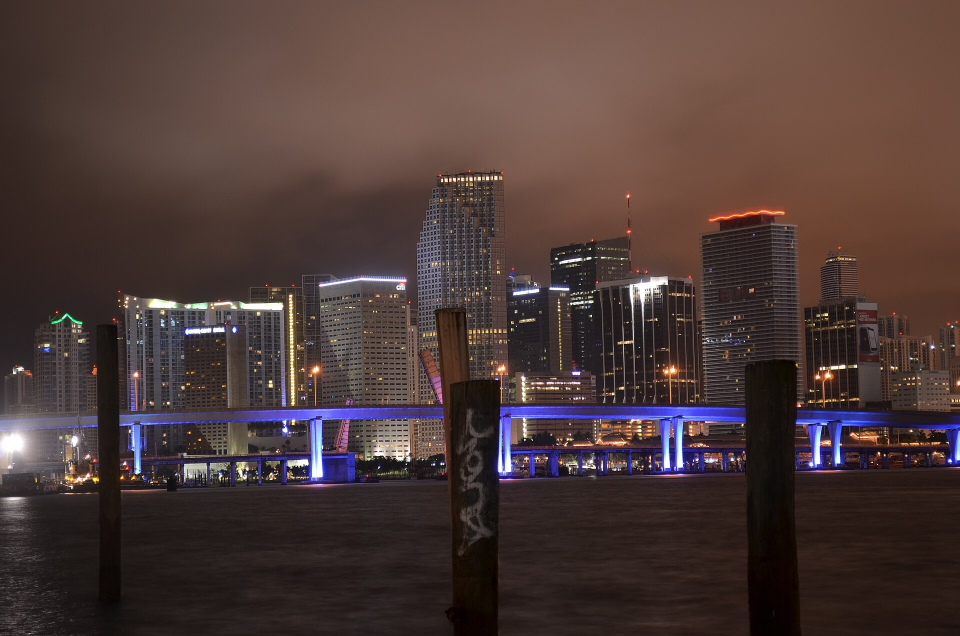
#> input picture projects/ao-003-gta6/assets/photos/miami_night.jpg, 1920 x 1272 px, given in place of miami_night.jpg.jpg, which was not available (shown at 1/2 size)
$ python -i reel.py   (imports and definitions only)
#> lines starting #> are read from the running program, lines starting #| are printed output that depends on the picture
"""Reel GTA VI (Archivo Oscuro) — montaje vertical 1080x1920 con zooms, cortes rápidos, textos y subtítulos.

  python3 reel.py                 # vídeo completo -> build/reel_silent.mp4
  python3 reel.py --stills 1,9,30 # fotogramas sueltos -> build/stills/
  python3 reel.py --from 0 --to 8 # previsualizar un tramo
"""
import argparse, json, math, os, subprocess, sys
import cv2, numpy as np
from PIL import Image, ImageDraw, ImageFont, ImageFilter

HERE = os.path.dirname(os.path.abspath(__file__))
ROOT = os.path.dirname(os.path.dirname(HERE))
W, H, FPS = 1080, 1920, 30
DUR = 57.16
FONT = os.path.join(ROOT, 'assets/fonts/Anton-Regular.ttf')
FONT2 = os.path.join(ROOT, 'assets/fonts/BebasNeue-Regular.ttf')
FONT3 = os.path.join(ROOT, 'assets/fonts/SpecialElite-Regular.ttf')
PINK, ORANGE, CYAN, YELLOW = (255, 62, 165), (255, 159, 28), (64, 224, 255), (255, 214, 10)
Image.MAX_IMAGE_PIXELS = None

# ---------------------------------------------------------------- imágenes
REF = {  # recortes de la imagen 1 (collage oficial, 1600x900)
    'heli': (25, 25, 312, 388), 'boat': (806, 25, 1252, 357), 'gunman': (1265, 25, 1577, 468),
    'girl': (25, 400, 312, 875), 'car': (323, 540, 615, 875), 'gator': (680, 690, 950, 875),
    'rapper': (1012, 365, 1252, 875), 'bike': (1265, 480, 1577, 875), 'logo': (500, 270, 1040, 710),
}
_cache = {}


def src(name):
#> called with name = 'assets/photos/miami_night.jpg'
    if name in _cache: return _cache[name]
    if name in REF:
        im = Image.open(f'{HERE}/assets/ref/1.webp').convert('RGB').crop(REF[name])
    else:
        paths = {'couple': 'assets/ref/3.webp', 'gta5': 'assets/ref/5.webp', 'collage': 'assets/ref/1.webp',
                 'kid2013': 'assets/ai/kid2013.png', 'adult2026': 'assets/ai/adult2026.png', 'crib': 'assets/ai/crib.png',
                 'windows': 'assets/ai/windows.png'}
        p = paths.get(name) or f'assets/photos/{name}.jpg'
        im = Image.open(os.path.join(HERE, p)).convert('RGB')
#> im is the input picture: PIL image 1920x1272 RGB; mean R, G, B 77.2, 58.9, 56.1
        if name == 'kid2013':  # quitar el marco blanco de la foto
            w, h = im.size; im = im.crop((int(w * .035), int(h * .025), int(w * .965), int(h * .975)))
    # mejora: si es pequeña, escalar con Lanczos + enfoque para que aguante el zoom
    s = max(1.0, 1500 / im.width)
#> s = 1
    if s > 1.0:
        im = im.resize((int(im.width * s), int(im.height * s)), Image.LANCZOS)
        im = im.filter(ImageFilter.UnsharpMask(radius=2, percent=70, threshold=2))
    a = cv2.cvtColor(np.asarray(im), cv2.COLOR_RGB2BGR)
    _cache[name] = a
    return a


def has(name):
    return name in REF or name in ('couple', 'gta5', 'collage', 'kid2013', 'adult2026', 'crib', 'windows') or os.path.exists(f'{HERE}/assets/photos/{name}.jpg')


def ease(x): x = min(1, max(0, x)); return x * x * (3 - 2 * x)
def eout(x): x = min(1, max(0, x)); return 1 - (1 - x) ** 3
def back(x): x = min(1, max(0, x)); c = 1.7; return 1 + (c + 1) * (x - 1) ** 3 + c * (x - 1) ** 2


def cover(img, zoom, fx, fy, out=(W, H)):
    """encuadre que cubre `out` con zoom y centro normalizado (fx,fy)."""
#> called with zoom = 1, fx = 0.5, fy = 0.5, out = (270, 480)
    ow, oh = out; h, w = img.shape[:2]
#> after `ow, oh = out`: ow = 270; oh = 480
#> after `h, w = img.shape[:2]`: h = 1272; w = 1920
    s = max(ow / w, oh / h) * zoom
#> s = 0.377
    cx = np.clip(fx * w, ow / s / 2, w - ow / s / 2); cy = np.clip(fy * h, oh / s / 2, h - oh / s / 2)
#> after `cx = np.clip(fx * w, ow / s / 2, w - ow / s / 2)`: cx = 960
#> after `cy = np.clip(fy * h, oh / s / 2, h - oh / s / 2)`: cy = 636
    M = np.float32([[s, 0, ow / 2 - s * cx], [0, s, oh / 2 - s * cy]])
#> M = [[0.377, 0, -227.3], [0, 0.377, -2.84e-14]]
    return cv2.warpAffine(img, M, (ow, oh), flags=cv2.INTER_CUBIC if s > 1 else cv2.INTER_AREA, borderMode=cv2.BORDER_REFLECT)
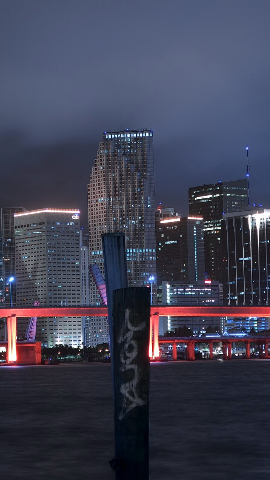
#> returned value: shape (480, 270, 3); mean of channels 0, 1, 2 63.7, 65.2, 83.6; drawn as R, G, B


_blur = {}


def blurred_bg(name):
    if name not in _blur:
        b = cover(src(name), 1.0, .5, .5, (W // 4, H // 4))
        b = cv2.GaussianBlur(b, (0, 0), 9)
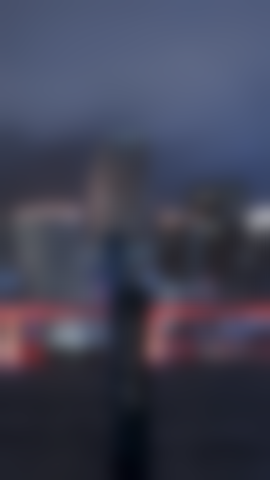
#> b: shape (480, 270, 3); mean of channels 0, 1, 2 63.7, 65.3, 83.7; drawn as R, G, B
        _blur[name] = cv2.resize((b * .42).astype(np.uint8), (W, H), interpolation=cv2.INTER_CUBIC)
    return _blur[name]
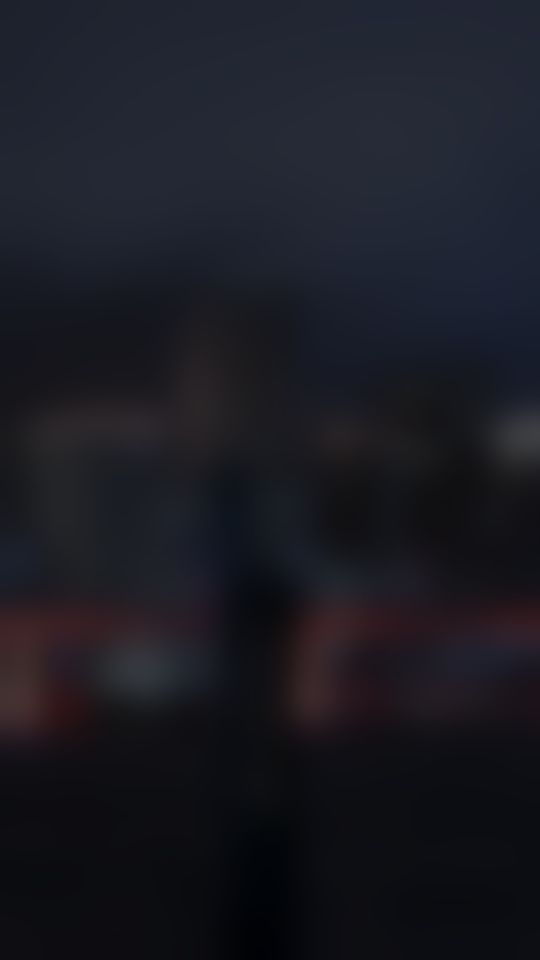
#> returned value: shape (1920, 1080, 3) (shown at 1/2 size); mean of channels 0, 1, 2 26.3, 26.9, 34.6; drawn as R, G, B


# [17 lines left out: function card, not called in this run]


# ---------------------------------------------------------------- texto
_fonts = {}


# [91 lines left out: functions font, text_layer, comp, pill, build_shots, not called in this run]


# textos grandes: (t0, t1, función de dibujo)
def num(v, sep='.'):
    return f'{int(v):,}'.replace(',', sep)


# [119 lines left out: functions overlays, play_badge, delays, clock, cta, caption_chunks, not called in this run]


def clean(w): return w.strip('.,…:;').upper()


# [41 lines left out: functions draw_caption, grade, vibe, not called in this run]


_vig = None
_grain = None


# [75 lines left out: functions finish, chroma, render_frame, main, not called in this run]


# [2 lines not run here, left out]

>>> result = blurred_bg('assets/photos/miami_night.jpg')
